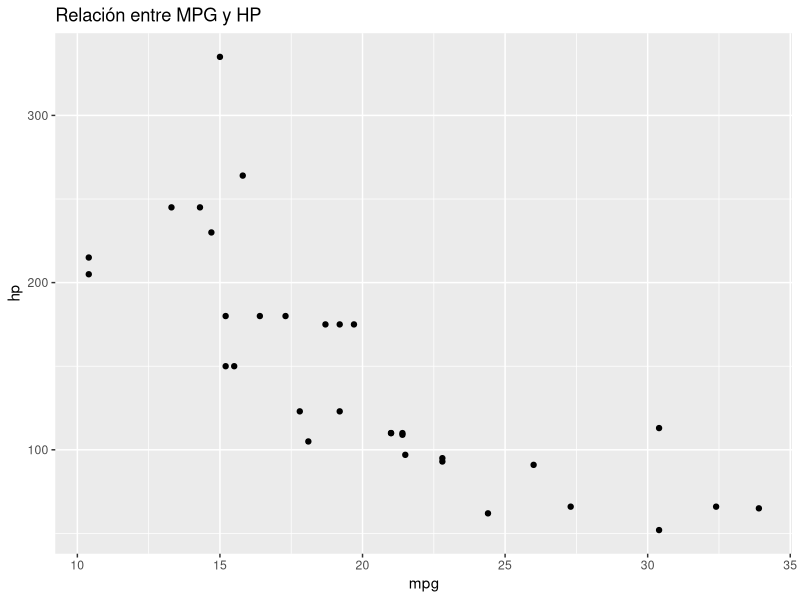

Source code (R):
## ---- chunk 1
# Aquí podrías insertar un ejemplo visual de la interfaz, pero en este caso, explicamos en texto.
## ---- chunk 2
# Ejemplo de un chunk de código en Rmd
summary(cars)
## ---- chunk 3
# Cargar un conjunto de datos y mostrar un resumen
data(mtcars)
summary(mtcars)
## ---- chunk 4
# Instalar y cargar ggplot2 si es necesario (descomentar la línea siguiente)
# install.packages("ggplot2")
library(ggplot2)

# Crear un gráfico de dispersión
ggplot(mtcars, aes(x = mpg, y = hp)) +
  geom_point() +
  ggtitle("Relación entre MPG y HP")
